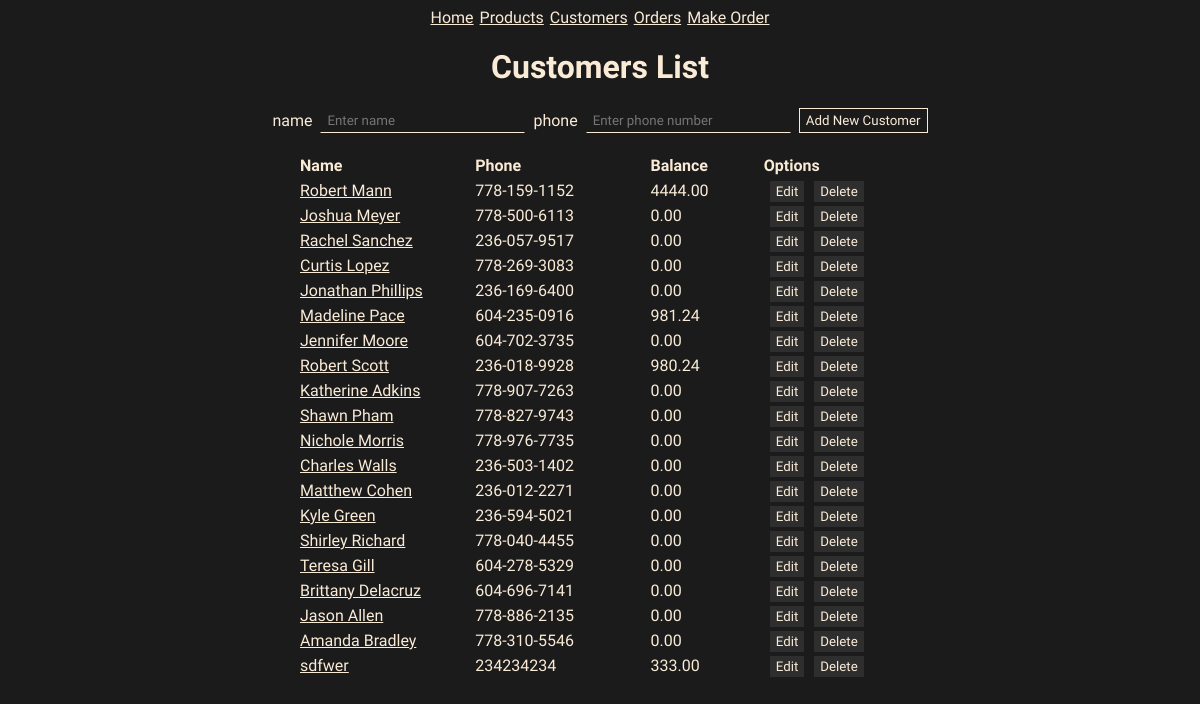
Before: /customers/ with the older database file.
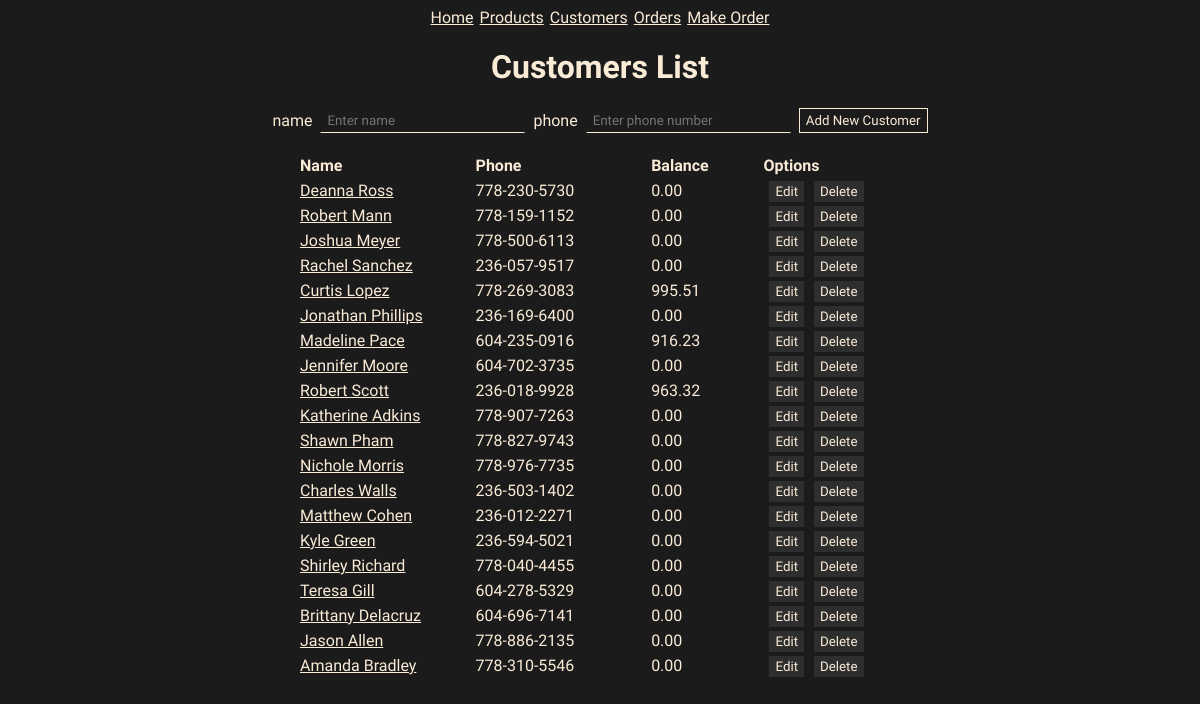
After: the same page with the newer database file.
### models.py (models this page shows)
class Customer(db.Model):
    id = mapped_column(Integer, primary_key=True)
    name = mapped_column(String(50), nullable=False, unique=True)
    phone = mapped_column(String(50), nullable=False)
    balance = mapped_column(Numeric, nullable=False, default=0)
    orders = relationship("Order", back_populates="customer")
    def to_json(self):
        self.balance = round(self.balance, 2)
        return {
            "id":self.id,
            "name":self.name,
            "phone": self.phone,
            "balance": self.balance
        }

### routes/customers.py (the view)
@customers_bp.route("/", methods=['GET', 'POST'])
def customers_list():
    if request.method == 'POST':
        name = request.form['name']
        phone =request.form['phone']
        new_customer = Customer(name=name, phone=phone)
        db.session.add(new_customer)
        db.session.commit()
        return redirect("/")
    else:
        statement = db.select(Customer).order_by(Customer.id)
        results = db.session.execute(statement)
        customers = []
        for customer in results.scalars():
            json_record = Customer.to_json(customer)
            customers.append(json_record)
        return render_template("customers.html", customers = customers)

### templates/customers.html
{% extends "base.html" %}
{% block content %}
<h1>Customers List</h1>
<div class="container">
    <form action="/customers" method="POST">
        name<input type="text" name="name" placeholder="Enter name">
        phone<input type="text" name="phone" placeholder="Enter phone number">
        <input type="submit" value="Add New Customer" class="button">
    </form>
    <table>
        <thead>
            <tr>
                <th scope="col" width="90">Name</th>
                <th scope="col" width="90">Phone</th>
                <th scope="col" width="40">Balance</th>
                <th scope="col" width="70">Options</th>
            </tr>
        </thead>
        <tbody>
            {% for customer in customers %}
            <tr>
                <td><a href="/customers/{{customer.id}}">{{ customer.name }}</a></td>
                <td>{{ customer.phone }}</td>
                <td>{{ customer.balance }}</td>
                <td>
                    <a href="/customers/update/{{customer.id}}" class="btn">Edit</a>
                    <a href="/customers/delete/{{customer.id}}" class="btn"
                        onclick="return confirm('Are you sure to delete?')">Delete</a>
                </td>
            </tr>
            {% endfor %}
        </tbody>
    </table>
</div>
{% endblock %}

Changed rows visible on the page:
removed Customer: name "sdfwer", phone "234234234", balance "333.00"
added Customer: name "Deanna Ross", phone "778-230-5730", balance "0.00"
changed Customer "Robert Mann": balance "4444.00" → "0.00"
changed Customer "Curtis Lopez": balance "0.00" → "995.51"
changed Customer "Madeline Pace": balance "981.24" → "916.23"
changed Customer "Robert Scott": balance "980.24" → "963.32"
